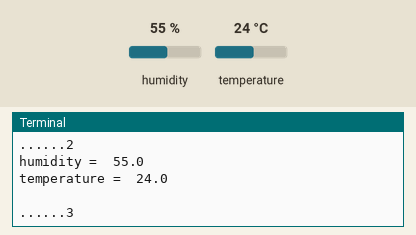
Simulated run of this program. Board: Raspberry Pi (BCM pin numbers). Parts: the last lines printed to the terminal. Inputs (shaded band) come from the test bench; at power-on: humidity 55 %, temperature 24 °C.

Above: at 1.2 s.
1.3 s: humidity set to 22 %
At 6.0 s:
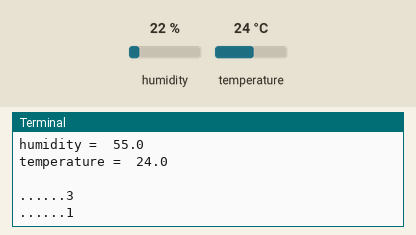
7.7 s: temperature set to 12 °C
At 11.9 s:
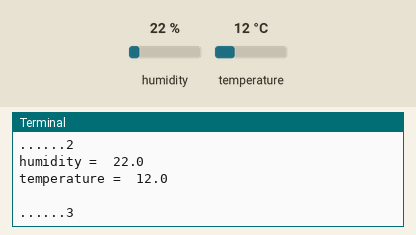
14.1 s: humidity set to 40 %
At 16.9 s:
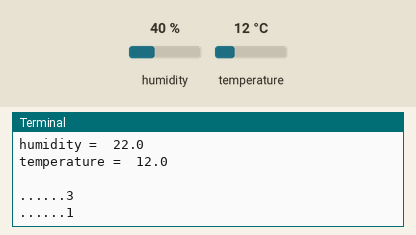
Timing chart, 0 to 18.4 s (numbered marks = the images above; inputs shaded):
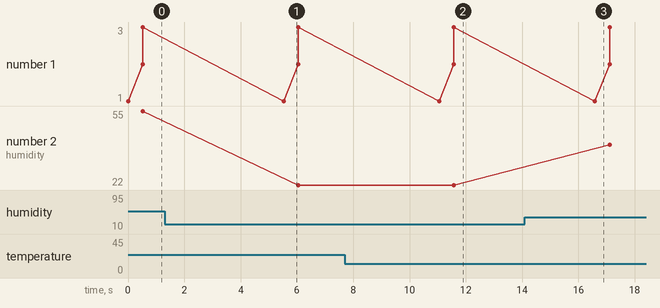

Measured:
- after the input at 7.7 s, the terminal: prints a new line after 3.9 s (image 2)
- plotted number 2: 55 → 22 after the input at 1.3 s, 22 → 40 after the input at 14.1 s

The program:

try.py
```python
import Adafruit_DHT
import time
als = True
while als:
	print("......1")
	humidity, temperature = Adafruit_DHT.read_retry(Adafruit_DHT.DHT11, 4)
	print("......2")
	if humidity is not None and temperature is not None:
		humidity = round(humidity, 2)
		temperature = round(temperature, 2)
		print("humidity = ", humidity, "\ntemperature = ", temperature, "\n")
	else:
		print("Can't connect to the sensor\n")
	print("......3")
	time.sleep(5)
```
